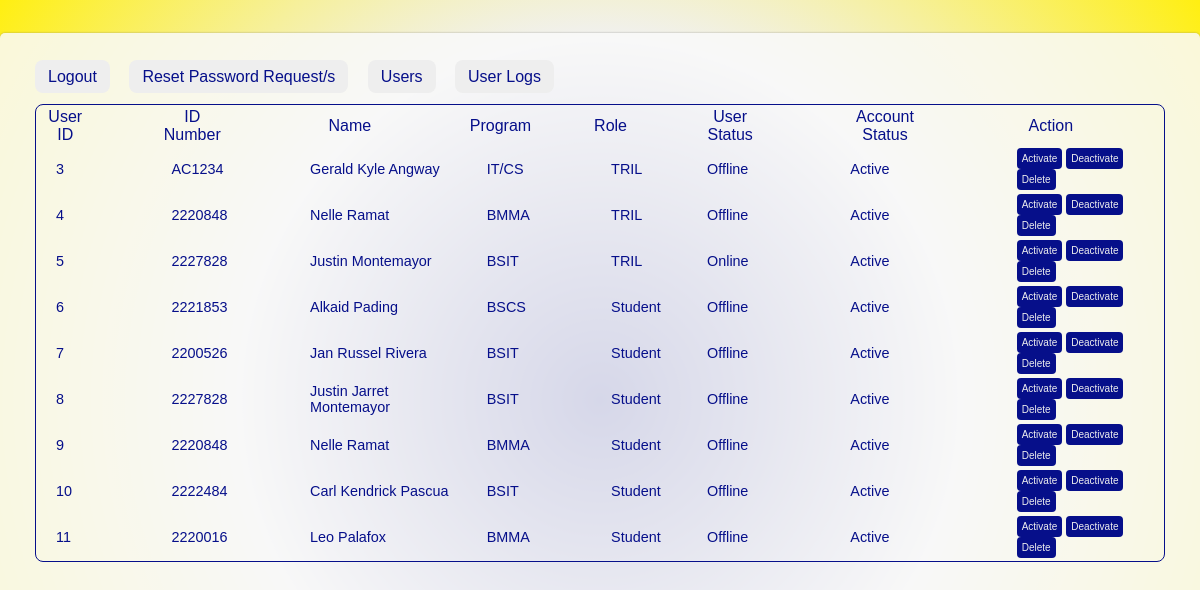
The page /admin_module/admin_viewusers.php (signed in) on the database as committed earlier.
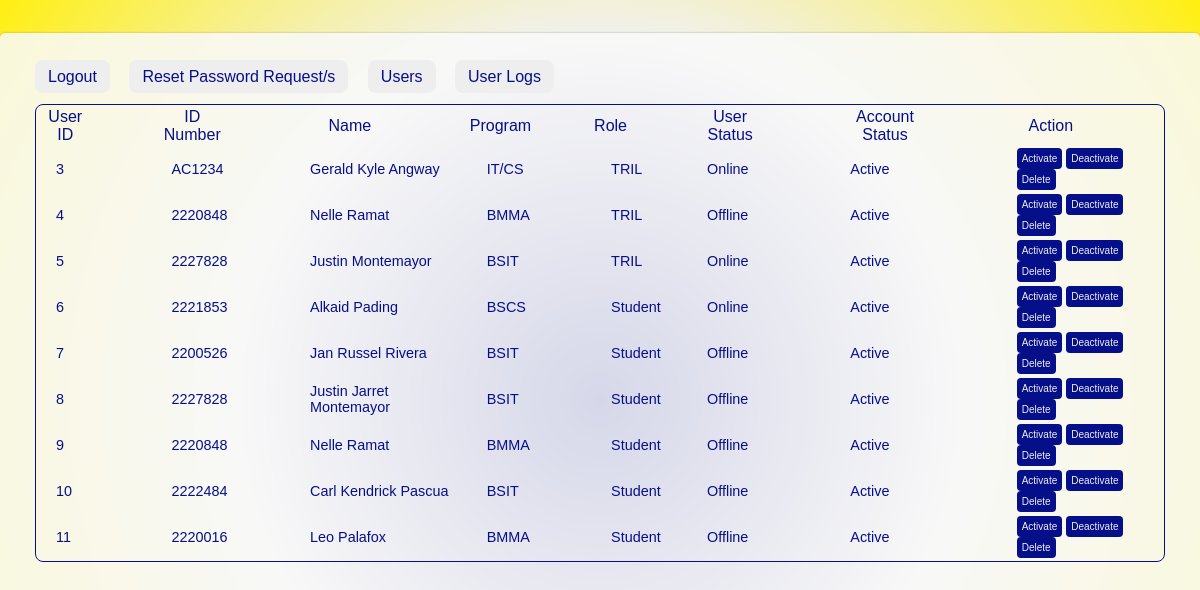
The same page on the database as committed later.
### tables this page shows
CREATE TABLE IF NOT EXISTS `accounts` (
  `UserID` int NOT NULL,
  `Password` varchar(80) NOT NULL,
  `Password_Status` int DEFAULT NULL,
  `Account_Status` varchar(12) DEFAULT NULL,
  `User_Status` varchar(8) NOT NULL,
  KEY `user_acc` (`UserID`)
);

CREATE TABLE IF NOT EXISTS `users` (
  `UserID` int NOT NULL AUTO_INCREMENT,
  `IDNum` varchar(10) NOT NULL,
  `FirstName` varchar(100) NOT NULL,
  `LastName` varchar(100) NOT NULL,
  `Program` varchar(6) DEFAULT NULL,
  `Role` varchar(10) NOT NULL,
  PRIMARY KEY (`UserID`)
);

### admin_module/admin_viewusers.php (the view, shortened to what this page needs)
<link rel="stylesheet" href="../css/view.css">
<div class="box-container">
<div class="logout">
<a href='../otherpages/logout.php'>Logout</a>
</div>
<div class="reset">
<a href='admin.php'>Reset Password Request/s</a>
</div>
<div class="users">
<a href='admin_viewusers.php'>Users</a>
</div>
<div class="logs">
<a href=admin_userlogs.php>User Logs</a>
</div>
    <br><br>
<div class="table">
<table>
    <thead>
        <tr>
            <th>User ID</th>
            <th>ID Number</th>
            <th>Name</th>
            <th>Program</th>
            <th>Role</th>
            <th>User Status</th>
            <th>Account Status</th>
            <th>Action</th>
        </tr>
    </thead>
    <tbody>
    <?php
        require('../database/db.php');
        $sql = "SELECT u.UserID, u.IDNum, CONCAT(u.FirstName, ' ', u.LastName) AS Name, u.Program,
            u.Role, a.User_Status, a.Account_Status FROM users u JOIN accounts a ON u.UserID = a.UserID
            WHERE u.Role NOT IN ('Admin', 'admin')";
        $result = mysqli_query($db, $sql);
        while ($row = mysqli_fetch_assoc($result)) {
            $activateButtonDisabled = ($row['Account_Status'] === 'Deactivated') ? 'disabled' : '';
            $deactivateButtonDisabled = ($row['Account_Status'] === 'Active') ? 'disabled' : '';
            echo "<tr>
                    <td>" . htmlspecialchars($row['UserID']) . "</td>
                    <td>" . htmlspecialchars($row['IDNum']) . "</td>
                    <td>" . htmlspecialchars($row['Name']) . "</td>
                    <td>" . htmlspecialchars($row['Program']) . "</td>
                    <td>" . htmlspecialchars($row['Role']) . "</td>
                    <td>" . htmlspecialchars($row['User_Status']) . "</td>
                    <td>" . htmlspecialchars($row['Account_Status']) . "</td>
                    <td>
                        <button $deactivateButtonDisabled onclick='showActivatePopup(\"{$row['UserID']}\")'>Activate</button>
                        <button $activateButtonDisabled onclick='showDeactivatePopup(\"{$row['UserID']}\")'>Deactivate</button>
                        <button onclick='showPopup(\"{$row['UserID']}\")'>Delete</button>
                    </td>
            </tr>";
        }
    ?>
    </tbody>
</table>
    </div>

Rows that differ between the two databases and show on the page:
changed accounts "AC1234": User_Status "Offline" → "Online"
changed accounts "BSCS": User_Status "Offline" → "Online"
